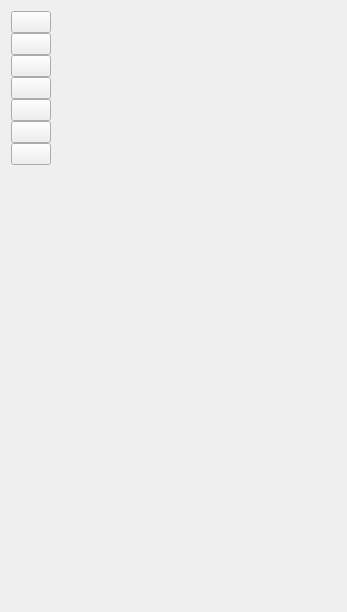
<?xml version="1.0" encoding="UTF-8"?>
<ui version="4.0">
 <class>ToolBarWidget</class>
 <widget class="QWidget" name="ToolBarWidget">
  <property name="geometry">
   <rect>
    <x>0</x>
    <y>0</y>
    <width>347</width>
    <height>612</height>
   </rect>
  </property>
  <property name="sizePolicy">
   <sizepolicy hsizetype="Fixed" vsizetype="Maximum">
    <horstretch>0</horstretch>
    <verstretch>0</verstretch>
   </sizepolicy>
  </property>
  <property name="windowTitle">
   <string>Form</string>
  </property>
  <layout class="QVBoxLayout" name="verticalLayout">
   <property name="spacing">
    <number>0</number>
   </property>
   <item>
    <widget class="QPushButton" name="pushButton_Select">
     <property name="sizePolicy">
      <sizepolicy hsizetype="Fixed" vsizetype="Fixed">
       <horstretch>0</horstretch>
       <verstretch>0</verstretch>
      </sizepolicy>
     </property>
     <property name="autoFillBackground">
      <bool>false</bool>
     </property>
     <property name="styleSheet">
      <string notr="true"/>
     </property>
     <property name="text">
      <string/>
     </property>
     <property name="icon">
      <iconset resource="../resources.qrc">
       <normaloff>:/icons/images/selectTool.svg</normaloff>:/icons/images/selectTool.svg</iconset>
     </property>
     <property name="iconSize">
      <size>
       <width>32</width>
       <height>48</height>
      </size>
     </property>
    </widget>
   </item>
   <item>
    <widget class="QPushButton" name="pushButton_Line">
     <property name="sizePolicy">
      <sizepolicy hsizetype="Fixed" vsizetype="Fixed">
       <horstretch>0</horstretch>
       <verstretch>0</verstretch>
      </sizepolicy>
     </property>
     <property name="text">
      <string/>
     </property>
     <property name="icon">
      <iconset resource="../resources.qrc">
       <normaloff>:/icons/images/lineTool.svg</normaloff>:/icons/images/lineTool.svg</iconset>
     </property>
     <property name="iconSize">
      <size>
       <width>32</width>
       <height>48</height>
      </size>
     </property>
    </widget>
   </item>
   <item>
    <widget class="QPushButton" name="pushButton_Rectangle">
     <property name="sizePolicy">
      <sizepolicy hsizetype="Fixed" vsizetype="Fixed">
       <horstretch>0</horstretch>
       <verstretch>0</verstretch>
      </sizepolicy>
     </property>
     <property name="text">
      <string/>
     </property>
     <property name="icon">
      <iconset resource="../resources.qrc">
       <normaloff>:/icons/images/rectTool.svg</normaloff>:/icons/images/rectTool.svg</iconset>
     </property>
     <property name="iconSize">
      <size>
       <width>32</width>
       <height>48</height>
      </size>
     </property>
    </widget>
   </item>
   <item>
    <widget class="QPushButton" name="pushButton_Circle">
     <property name="sizePolicy">
      <sizepolicy hsizetype="Fixed" vsizetype="Fixed">
       <horstretch>0</horstretch>
       <verstretch>0</verstretch>
      </sizepolicy>
     </property>
     <property name="text">
      <string/>
     </property>
     <property name="icon">
      <iconset resource="../resources.qrc">
       <normaloff>:/icons/images/circleTool.svg</normaloff>:/icons/images/circleTool.svg</iconset>
     </property>
     <property name="iconSize">
      <size>
       <width>32</width>
       <height>48</height>
      </size>
     </property>
    </widget>
   </item>
   <item>
    <widget class="QPushButton" name="pushButton_Pen">
     <property name="sizePolicy">
      <sizepolicy hsizetype="Fixed" vsizetype="Fixed">
       <horstretch>0</horstretch>
       <verstretch>0</verstretch>
      </sizepolicy>
     </property>
     <property name="text">
      <string/>
     </property>
     <property name="icon">
      <iconset resource="../resources.qrc">
       <normaloff>:/icons/images/penTool.svg</normaloff>:/icons/images/penTool.svg</iconset>
     </property>
     <property name="iconSize">
      <size>
       <width>32</width>
       <height>48</height>
      </size>
     </property>
    </widget>
   </item>
   <item>
    <widget class="QPushButton" name="pushButton_Hexagon">
     <property name="sizePolicy">
      <sizepolicy hsizetype="Fixed" vsizetype="Fixed">
       <horstretch>0</horstretch>
       <verstretch>0</verstretch>
      </sizepolicy>
     </property>
     <property name="text">
      <string/>
     </property>
     <property name="icon">
      <iconset resource="../resources.qrc">
       <normaloff>:/icons/images/hexagon.svg</normaloff>:/icons/images/hexagon.svg</iconset>
     </property>
     <property name="iconSize">
      <size>
       <width>32</width>
       <height>48</height>
      </size>
     </property>
    </widget>
   </item>
   <item>
    <widget class="QPushButton" name="pushButton_Text">
     <property name="sizePolicy">
      <sizepolicy hsizetype="Fixed" vsizetype="Fixed">
       <horstretch>0</horstretch>
       <verstretch>0</verstretch>
      </sizepolicy>
     </property>
     <property name="text">
      <string/>
     </property>
     <property name="icon">
      <iconset resource="../resources.qrc">
       <normaloff>:/icons/images/textTool.svg</normaloff>:/icons/images/textTool.svg</iconset>
     </property>
     <property name="iconSize">
      <size>
       <width>32</width>
       <height>48</height>
      </size>
     </property>
    </widget>
   </item>
   <item>
    <spacer name="verticalSpacer">
     <property name="orientation">
      <enum>Qt::Orientation::Vertical</enum>
     </property>
     <property name="sizeHint" stdset="0">
      <size>
       <width>20</width>
       <height>40</height>
      </size>
     </property>
    </spacer>
   </item>
  </layout>
 </widget>
 <resources>
  <include location="../resources.qrc"/>
 </resources>
 <connections/>
</ui>
